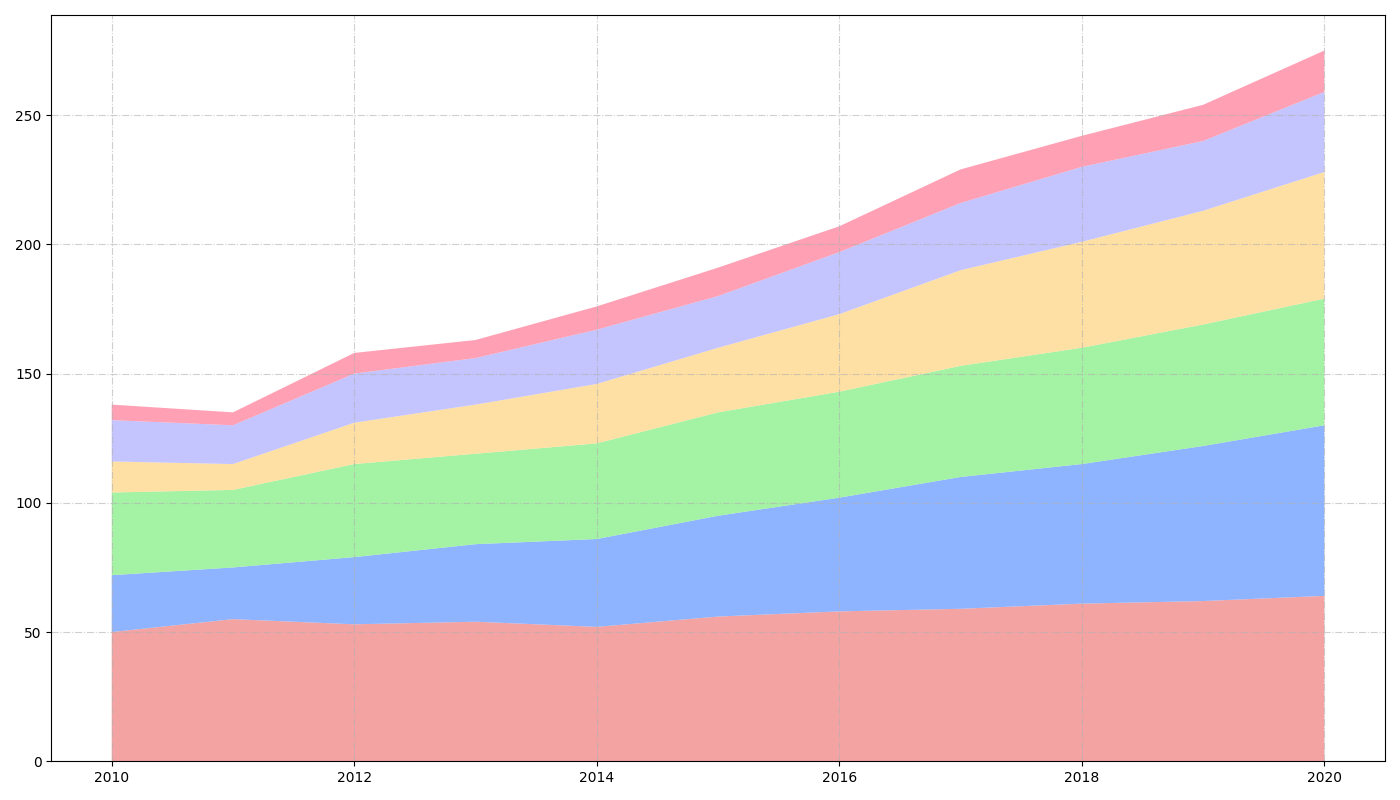

Write the Python code that produced this figure.
import matplotlib.pyplot as plt
import numpy as np

years = np.arange(2010, 2021)

# Alter the data groups manually while maintaining size
reading = np.array([50, 55, 53, 54, 52, 56, 58, 59, 61, 62, 64])
gaming = np.array([22, 20, 26, 30, 34, 39, 44, 51, 54, 60, 66])
sports = np.array([32, 30, 36, 35, 37, 40, 41, 43, 45, 47, 49])
traveling = np.array([12, 10, 16, 19, 23, 25, 30, 37, 41, 44, 49])
cooking = np.array([16, 15, 19, 18, 21, 20, 24, 26, 29, 27, 31])
crafting = np.array([6, 5, 8, 7, 9, 11, 10, 13, 12, 14, 16])

hobbies_data = np.vstack([reading, gaming, sports, traveling, cooking, crafting])

colors = ['#F28C8C', '#72A1FF', '#8DEF8D', '#FFD98E', '#B6B6FF', '#FF89A1']

plt.figure(figsize=(14, 8))
plt.stackplot(years, hobbies_data, colors=colors, alpha=0.8)

plt.grid(visible=True, which='major', linestyle='-.', linewidth=0.8, alpha=0.6)
plt.tight_layout()

plt.show()
